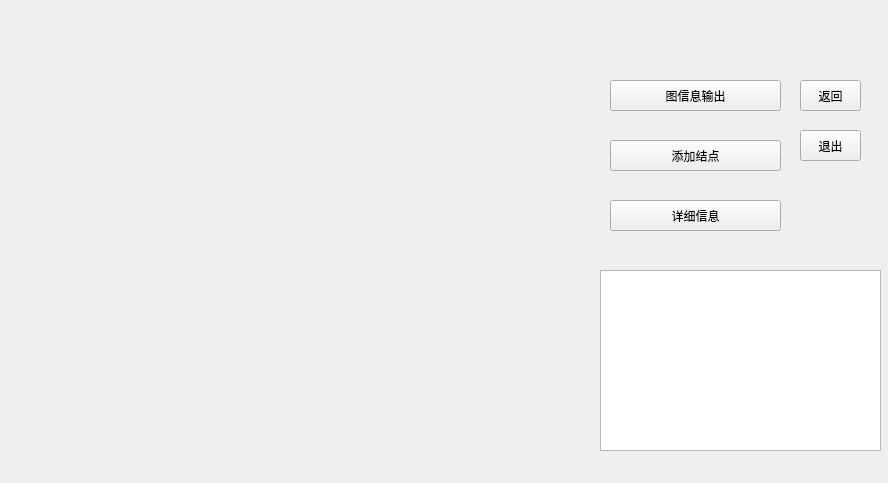
<?xml version="1.0" encoding="UTF-8"?>
<ui version="4.0">
 <class>NetWork</class>
 <widget class="QWidget" name="NetWork">
  <property name="geometry">
   <rect>
    <x>0</x>
    <y>0</y>
    <width>888</width>
    <height>483</height>
   </rect>
  </property>
  <property name="windowTitle">
   <string>Form</string>
  </property>
  <widget class="QTextBrowser" name="testBrowser">
   <property name="geometry">
    <rect>
     <x>600</x>
     <y>270</y>
     <width>281</width>
     <height>181</height>
    </rect>
   </property>
  </widget>
  <widget class="QPushButton" name="exit">
   <property name="geometry">
    <rect>
     <x>800</x>
     <y>130</y>
     <width>61</width>
     <height>31</height>
    </rect>
   </property>
   <property name="text">
    <string>退出</string>
   </property>
  </widget>
  <widget class="QPushButton" name="back">
   <property name="geometry">
    <rect>
     <x>800</x>
     <y>80</y>
     <width>61</width>
     <height>31</height>
    </rect>
   </property>
   <property name="text">
    <string>返回</string>
   </property>
  </widget>
  <widget class="QPushButton" name="tableOut">
   <property name="geometry">
    <rect>
     <x>610</x>
     <y>80</y>
     <width>171</width>
     <height>31</height>
    </rect>
   </property>
   <property name="text">
    <string>图信息输出</string>
   </property>
  </widget>
  <widget class="QPushButton" name="addNodeButton">
   <property name="geometry">
    <rect>
     <x>610</x>
     <y>140</y>
     <width>171</width>
     <height>31</height>
    </rect>
   </property>
   <property name="text">
    <string>添加结点</string>
   </property>
  </widget>
  <widget class="QPushButton" name="DeInfo">
   <property name="geometry">
    <rect>
     <x>610</x>
     <y>200</y>
     <width>171</width>
     <height>31</height>
    </rect>
   </property>
   <property name="text">
    <string>详细信息</string>
   </property>
  </widget>
 </widget>
 <resources/>
 <connections/>
</ui>
